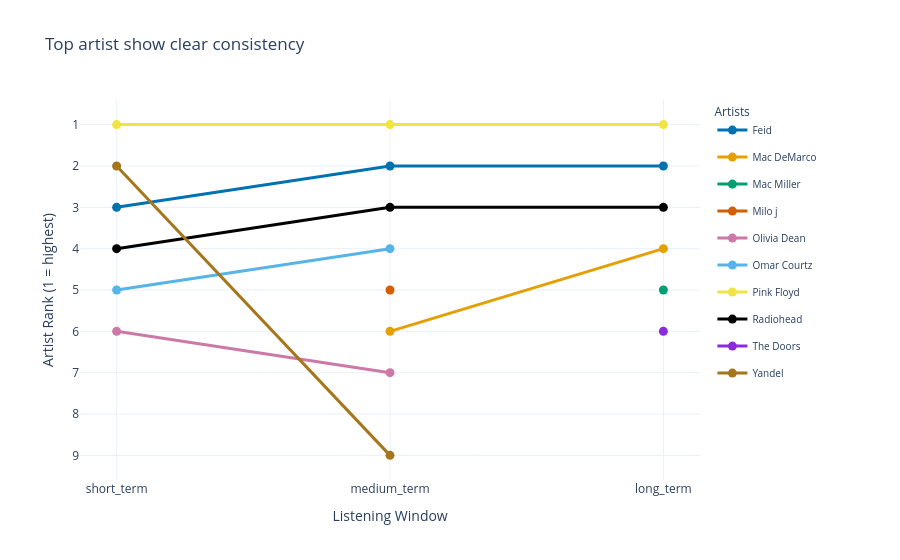

The notebook cell this image was saved under:
### Markdown cell above
# Question 1

### Code cell
# Artist rank movement across listening windows (connected dot plot)
import plotly.express as px

if "artists_rank_df" not in globals():
    raise NameError("Run the Question 1 analysis cell first to create artists_rank_df.")

focus_artists = (
    artists_rank_df.groupby("artist")["rank"]
    .min()
    .sort_values()
    .head(10)
    .index
)

plot_df = (
    artists_rank_df[artists_rank_df["artist"].isin(focus_artists)]
    .dropna(subset=["time_range_key", "rank"])
    .sort_values(["artist", "time_range_key"])
)

# High-contrast, colorblind-friendly palette for clearer differentiation.
artist_palette = [
    "#0072B2", "#E69F00", "#009E73", "#D55E00", "#CC79A7",
    "#56B4E9", "#F0E442", "#000000", "#8A2BE2", "#A6761D",
]

fig = px.line(
    plot_df,
    x="time_range_key",
    y="rank",
    color="artist",
    markers=True,
    color_discrete_sequence=artist_palette,
    category_orders={"time_range_key": ["short_term", "medium_term", "long_term"]},
    labels={
        "time_range_key": "Listening Window",
        "rank": "Artist Rank (1 = highest)",
        "artist": "Artist",
    },
    title="Top artist show clear consistency",
)

fig.update_yaxes(autorange="reversed", dtick=1)
fig.update_traces(line=dict(width=3), marker=dict(size=9))

# Put each artist in its own legend group so extra group gap adds spacing.
fig.for_each_trace(lambda trace: trace.update(legendgroup=trace.name))

fig.update_layout(
    template="plotly_white",
    legend=dict(
        title="Artists",
        orientation="v",
        yanchor="top",
        y=1,
        xanchor="left",
        x=1.02,
        font=dict(size=10),
        tracegroupgap=8,
    ),
    margin=dict(r=200),
)
fig.show()

### Figure 1 — Plotly figure (JSON) as saved in the notebook; plotly's stock layout.template omitted (floating-point values rounded to 4 significant figures)
{"data": [{"hovertemplate": "Artist=Feid<br>Listening Window=%{x}<br>Artist Rank (1 = highest)=%{y}<extra></extra>", "legendgroup": "Feid", "line": {"color": "#0072B2", "dash": "solid", "width": 3}, "marker": {"size": 9, "symbol": "circle"}, "mode": "lines+markers", "name": "Feid", "orientation": "v", "showlegend": true, "type": "scatter", "x": ["short_term", "medium_term", "long_term"], "xaxis": "x", "y": [3, 2, 2], "yaxis": "y"}, {"hovertemplate": "Artist=Mac DeMarco<br>Listening Window=%{x}<br>Artist Rank (1 = highest)=%{y}<extra></extra>", "legendgroup": "Mac DeMarco", "line": {"color": "#E69F00", "dash": "solid", "width": 3}, "marker": {"size": 9, "symbol": "circle"}, "mode": "lines+markers", "name": "Mac DeMarco", "orientation": "v", "showlegend": true, "type": "scatter", "x": ["medium_term", "long_term"], "xaxis": "x", "y": [6, 4], "yaxis": "y"}, {"hovertemplate": "Artist=Mac Miller<br>Listening Window=%{x}<br>Artist Rank (1 = highest)=%{y}<extra></extra>", "legendgroup": "Mac Miller", "line": {"color": "#009E73", "dash": "solid", "width": 3}, "marker": {"size": 9, "symbol": "circle"}, "mode": "lines+markers", "name": "Mac Miller", "orientation": "v", "showlegend": true, "type": "scatter", "x": ["long_term"], "xaxis": "x", "y": [5], "yaxis": "y"}, {"hovertemplate": "Artist=Milo j<br>Listening Window=%{x}<br>Artist Rank (1 = highest)=%{y}<extra></extra>", "legendgroup": "Milo j", "line": {"color": "#D55E00", "dash": "solid", "width": 3}, "marker": {"size": 9, "symbol": "circle"}, "mode": "lines+markers", "name": "Milo j", "orientation": "v", "showlegend": true, "type": "scatter", "x": ["medium_term"], "xaxis": "x", "y": [5], "yaxis": "y"}, {"hovertemplate": "Artist=Olivia Dean<br>Listening Window=%{x}<br>Artist Rank (1 = highest)=%{y}<extra></extra>", "legendgroup": "Olivia Dean", "line": {"color": "#CC79A7", "dash": "solid", "width": 3}, "marker": {"size": 9, "symbol": "circle"}, "mode": "lines+markers", "name": "Olivia Dean", "orientation": "v", "showlegend": true, "type": "scatter", "x": ["short_term", "medium_term"], "xaxis": "x", "y": [6, 7], "yaxis": "y"}, {"hovertemplate": "Artist=Omar Courtz<br>Listening Window=%{x}<br>Artist Rank (1 = highest)=%{y}<extra></extra>", "legendgroup": "Omar Courtz", "line": {"color": "#56B4E9", "dash": "solid", "width": 3}, "marker": {"size": 9, "symbol": "circle"}, "mode": "lines+markers", "name": "Omar Courtz", "orientation": "v", "showlegend": true, "type": "scatter", "x": ["short_term", "medium_term"], "xaxis": "x", "y": [5, 4], "yaxis": "y"}, {"hovertemplate": "Artist=Pink Floyd<br>Listening Window=%{x}<br>Artist Rank (1 = highest)=%{y}<extra></extra>", "legendgroup": "Pink Floyd", "line": {"color": "#F0E442", "dash": "solid", "width": 3}, "marker": {"size": 9, "symbol": "circle"}, "mode": "lines+markers", "name": "Pink Floyd", "orientation": "v", "showlegend": true, "type": "scatter", "x": ["short_term", "medium_term", "long_term"], "xaxis": "x", "y": [1, 1, 1], "yaxis": "y"}, {"hovertemplate": "Artist=Radiohead<br>Listening Window=%{x}<br>Artist Rank (1 = highest)=%{y}<extra></extra>", "legendgroup": "Radiohead", "line": {"color": "#000000", "dash": "solid", "width": 3}, "marker": {"size": 9, "symbol": "circle"}, "mode": "lines+markers", "name": "Radiohead", "orientation": "v", "showlegend": true, "type": "scatter", "x": ["short_term", "medium_term", "long_term"], "xaxis": "x", "y": [4, 3, 3], "yaxis": "y"}, {"hovertemplate": "Artist=The Doors<br>Listening Window=%{x}<br>Artist Rank (1 = highest)=%{y}<extra></extra>", "legendgroup": "The Doors", "line": {"color": "#8A2BE2", "dash": "solid", "width": 3}, "marker": {"size": 9, "symbol": "circle"}, "mode": "lines+markers", "name": "The Doors", "orientation": "v", "showlegend": true, "type": "scatter", "x": ["long_term"], "xaxis": "x", "y": [6], "yaxis": "y"}, {"hovertemplate": "Artist=Yandel<br>Listening Window=%{x}<br>Artist Rank (1 = highest)=%{y}<extra></extra>", "legendgroup": "Yandel", "line": {"color": "#A6761D", "dash": "solid", "width": 3}, "marker": {"size": 9, "symbol": "circle"}, "mode": "lines+markers", "name": "Yandel", "orientation": "v", "showlegend": true, "type": "scatter", "x": ["short_term", "medium_term"], "xaxis": "x", "y": [2, 9], "yaxis": "y"}], "layout": {"legend": {"font": {"size": 10}, "orientation": "v", "title": {"text": "Artists"}, "tracegroupgap": 8, "x": 1.02, "xanchor": "left", "y": 1, "yanchor": "top"}, "margin": {"r": 200}, "title": {"text": "Top artist show clear consistency"}, "xaxis": {"anchor": "y", "categoryarray": ["short_term", "medium_term", "long_term"], "categoryorder": "array", "domain": [0, 1], "title": {"text": "Listening Window"}}, "yaxis": {"anchor": "x", "autorange": "reversed", "domain": [0, 1], "dtick": 1, "title": {"text": "Artist Rank (1 = highest)"}}}}
